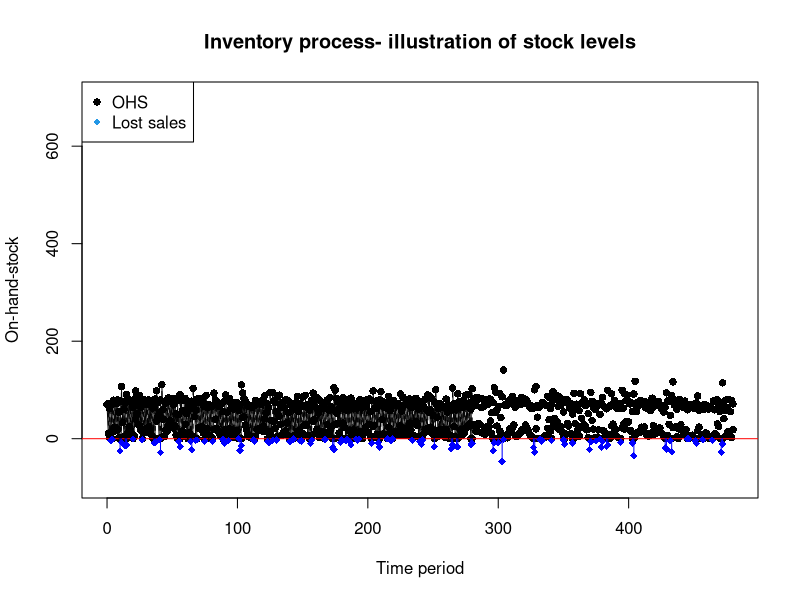
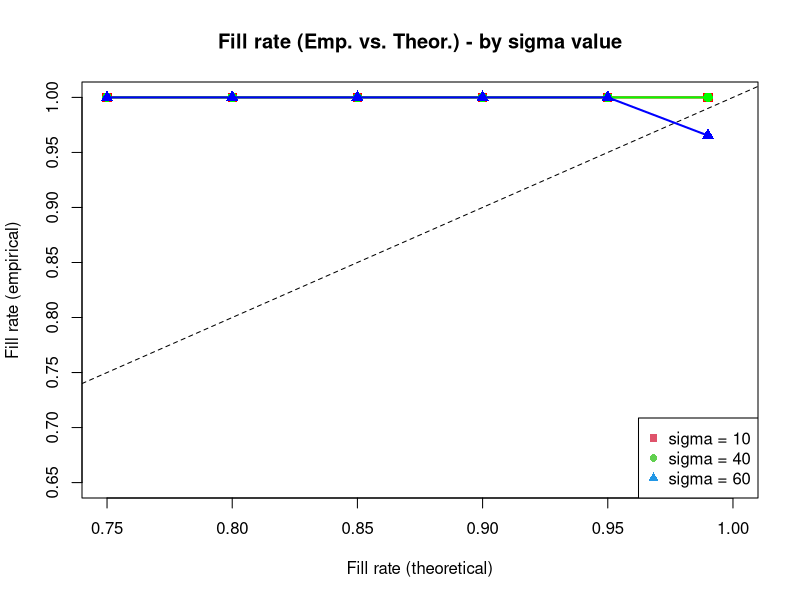
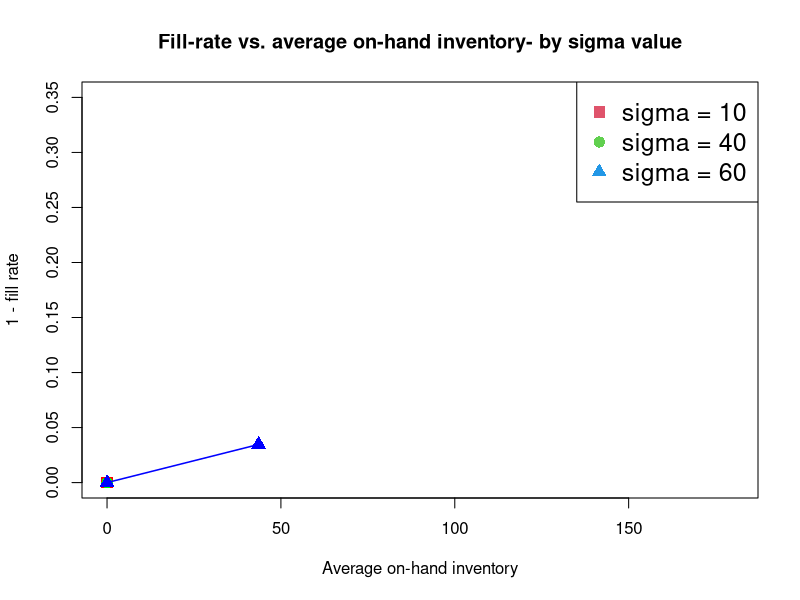
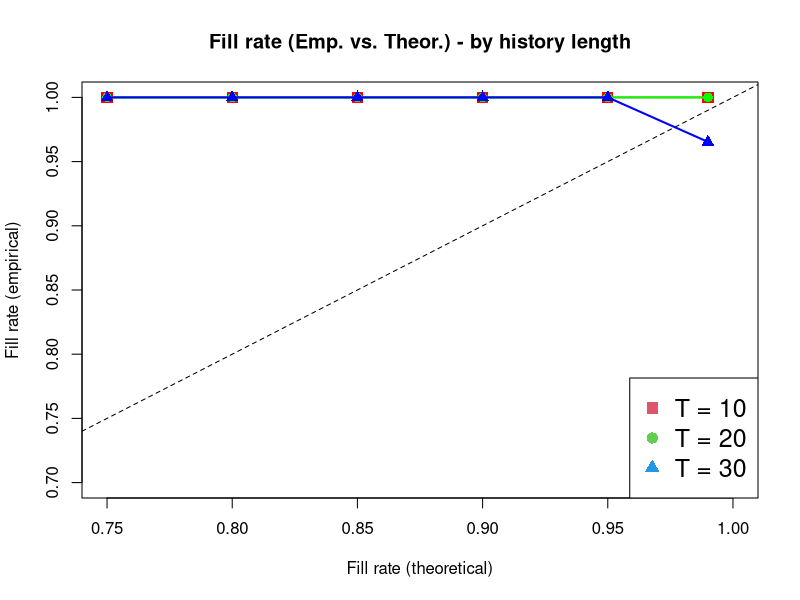
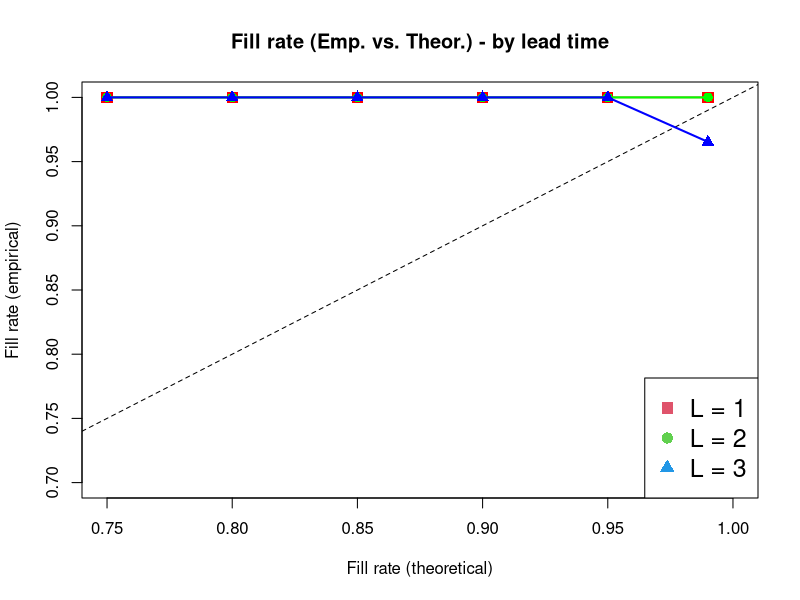
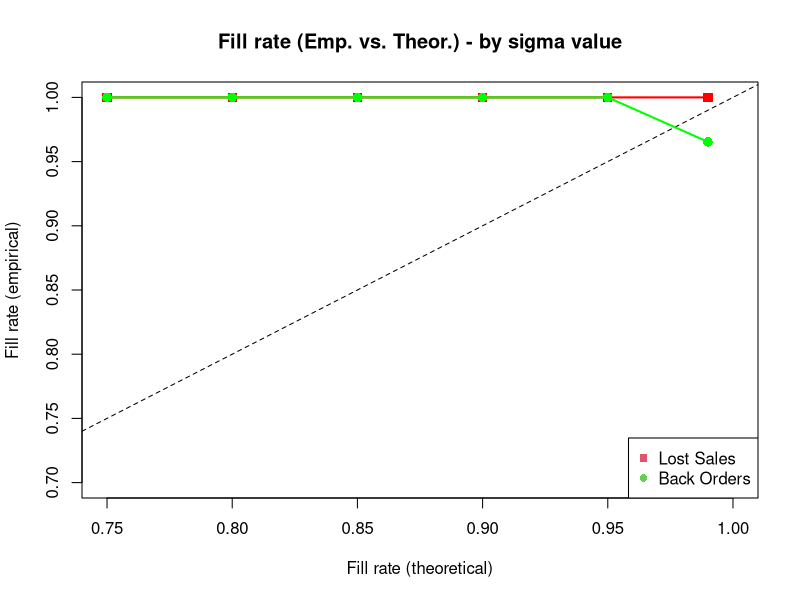

The R script that drew these images, in order:
# Inventory simulations

#### 1: Implementing the (R,S) method on a simple (baseline + error) sales model ####
# R is the review period, we have it as 1 here

#### (a) Specific DGP (we call it model 1) ####

DGP_1 <- function(baseline, sigma, Length){
  
  errors <- rnorm(mean = 0, sd = sigma, n = Length)
  dataseries <- errors + baseline ; dataseries[dataseries < 0] <- 0
  return(list(1,dataseries))
  
}

#### (b) Model estimation function (general) ####

get.parameter.estimates <- function(datalist,estL){
  
  if(datalist[[1]] == 1){
    N <- length(datalist[[2]])
    dataseries <- datalist[[2]][(N - estL + 1):N]
    baseline.est <- mean(dataseries) ; sigma.est <- sd(dataseries)
    parameter.estimates <- c(baseline.est,sigma.est)
    return(list(1,datalist[[2]],parameter.estimates,estL))
    
  }
  
}

#### (b.II) Calculating S ####

#### Fill rate ####

calculate.S.FR <- function(mu,sigma,R,L,fill.rate){
  PI <- R+L ; sigma.RL <- sqrt(PI * sigma^2) ; xhat.RL <- PI * mu
  ESPRC <- (1 - fill.rate) * xhat.RL ; Guk <- ESPRC/sigma.RL
  
  z <- sqrt(log(25/(Guk^2)))
  
  k <- (a[1] + (a[2] * z) + (a[3] * z^2) + (a[4] * z^3)) / (b[1] + (b[2] * z) + (b[3] * z^2) + (b[4] * z^3) + (b[5] * z^4))
  
  k <- k #+ 0.2
  
  SS <- k * sigma.RL ; S <- xhat.RL + SS
  
  return.vec <- c(S,xhat.RL,sigma.RL,k)
  return(return.vec)
}

#### CSL ####

calculate.S.CSL <- function(mu,sigma,R,L,CSL){
  PI <- R+L ; sigma.RL <- sqrt(PI * sigma^2) ; xhat.RL <- PI * mu
  CSLprop <- CSL/100 ; k <- qnorm(CSLprop)
  SS <- k * sigma.RL ; S <- xhat.RL + SS
  return.vec <- c(S,xhat.RL,sigma.RL,k)
  return(return.vec)
}

#### (c) Initialising the on-hand stock and inventory position ####

#### Fill rate ####

# values for calculation of k
a <- c(-5.3925569,5.6211054,-3.8836830,1.0897299)
b <- c(1,-0.72496485,0.507326622,0.0669136868,-0.00329129114)

initialise.inventory.sim.FR <- function(datalist,review.period,lead.time,fill.rate){
  
  R <- review.period ; L <- lead.time 
  if(datalist[[1]] == 1){
    
    mu <- datalist[[3]][1] ; sigma <- datalist[[3]][2]
    S <- calculate.S.FR(mu,sigma,R,L,fill.rate)
    
  }
  # Initialise IP and on-hand-stock
  
  xhat.RL <- S[2] ; sigma.RL <- S[3]
  
  order.size <- xhat.RL/(R+L) ; num.orders <- L ; periods.next <- 1# Assumption: R = 1
  Initial.IP <- S[1] ; Initial.OHS <- S[1] - (order.size * num.orders)
  Time.since.R <- 0 ; k <- S[4]
  
  orders <- numeric() ; order.times <- c(1:num.orders)
  for(j in 1:num.orders){
    orders[j] <- order.size ; 
  }
  return(list(1,datalist[[2]],datalist[[3]],estL,review.period,lead.time,fill.rate,orders,order.times,periods.next,Initial.IP,Initial.OHS,Time.since.R,k))
}

#### CSL ####

initialise.inventory.sim.CSL <- function(datalist,review.period,lead.time,CSL){
  
  R <- review.period ; L <- lead.time 
  if(datalist[[1]] == 1){
    
    mu <- datalist[[3]][1] ; sigma <- datalist[[3]][2]
    S <- calculate.S.CSL(mu,sigma,R,L,CSL)
    
  }
  # Initialise IP and on-hand-stock
  
  xhat.RL <- S[2] ; sigma.RL <- S[3]
  
  order.size <- xhat.RL/(R+L) ; num.orders <- L ; periods.next <- 1# Assumption: R = 1
  Initial.IP <- S[1] ; Initial.OHS <- S[1] - (order.size * num.orders)
  Time.since.R <- 0 ; k <- S[4]
  
  orders <- numeric() ; order.times <- c(1:num.orders)
  for(j in 1:num.orders){
    orders[j] <- order.size ; 
  }
  return(list(1,datalist[[2]],datalist[[3]],estL,review.period,lead.time,CSL,orders,order.times,periods.next,Initial.IP,Initial.OHS,Time.since.R,k))
}



#### (d) Loop the inventory replenishment process ####

#### Fill rate ####

simulate.inventory.process.FR <- function(datachunk){
  
  if(datachunk[[1]] == 1){
    data <- datachunk[[2]] ;  mu <- datachunk[[3]][1] ; sigma <- datachunk[[3]][2] ; estL <- datachunk[[4]] ; R <- datachunk[[5]]
    L <- datachunk[[6]] ; FR <- datachunk[[7]] ; orders <- datachunk[[8]] ; order.times <- datachunk[[9]]
    periods.next <- datachunk[[10]] ; IP <- datachunk[[11]] ; OHS <- datachunk[[12]] ; Time.since.R <- datachunk[[13]]
    
    N <- length(data) - estL
    data.holdout <- data[(estL + 1):length(data)]
    
    lostdemand <- numeric(N)
    mus <- numeric(N)
    sigmas <- numeric(N)
    IPs <- numeric(N)
    OHS.As <- numeric(N)
    OHS.Bs <- numeric(N)
    Ss <- numeric(N)
    ordersizes <- numeric(N)
    ks <- numeric(N)
    backorders <- 0
    backtrack <- numeric(N)
    back <- TRUE
    
    for(i in 1:N){
      
      # Observe demand
      data.fulfilled <- min(OHS, backorders + data.holdout[i])
      lostdemand[i] <- min(OHS - data.holdout[i] - backorders,0) ; OHS <- max(OHS - data.holdout[i] - backorders, 0)
      
      ## BACKORDERS SECTION ##
      
      if(back == TRUE){
      
        if(lostdemand[i] < 0){
          backorders <- abs(lostdemand[i])
        }
      
        if(lostdemand[i] == 0){
          backorders <- 0
        }
      
        backtrack[i] <- backorders
      }
      
      ##                    ##
      
      OHS.As[i] <- OHS
      # Receive any orders
      order.times <- order.times - 1
      if(order.times[1] == 0){
        OHS <- OHS + orders[1] ; orders <- orders[-1] ; order.times <- order.times[-1]
        OHS.Bs[i] <- OHS
      }
      
      # Consider a replenishment
      Time.since.R <- Time.since.R + 1
      if(R == Time.since.R){
        new.param.ests <- get.parameter.estimates(datalist = list(1,data[1:(estL + i)]),estL = estL)
        mu <- new.param.ests[[3]][1] ; sigma <- new.param.ests[[3]][2] ; mus[i] <- mu ; sigmas[i] <- sigma
        newS <- calculate.S.FR(mu,sigma,R,L,fill.rate)
        S <- newS[1] + backorders ; xhat.RL <- newS[2] ; sigma.RL <- newS[3] ; Ss[i] <- S ; ks[i] <- newS[4]
        IP <- OHS + sum(orders) - backorders ; IPs[i] <- IP
        order.size <- max(S - IP,0) ; ordersizes[i] <- order.size
        t <- length(order.times) ; orders[[(t+1)]] <- order.size ; order.times[(t+1)] <- L
        Time.since.R <- 0
      }
      
    }

  }
  
  output <- list(lostdemand,sigmas,mus,IPs,OHS.As,OHS.Bs,Ss,ordersizes,ks,backtrack)
  return(output)
}

#### CSL ####

simulate.inventory.process.CSL <- function(datachunk){
  
  if(datachunk[[1]] == 1){
    data <- datachunk[[2]] ;  mu <- datachunk[[3]][1] ; sigma <- datachunk[[3]][2] ; estL <- datachunk[[4]] ; R <- datachunk[[5]]
    L <- datachunk[[6]] ; CSL <- datachunk[[7]] ; orders <- datachunk[[8]] ; order.times <- datachunk[[9]]
    periods.next <- datachunk[[10]] ; IP <- datachunk[[11]] ; OHS <- datachunk[[12]] ; Time.since.R <- datachunk[[13]]
    
    N <- length(data) - estL
    data.holdout <- data[(estL + 1):length(data)]
    
    lostdemand <- numeric(N)
    mus <- numeric(N)
    sigmas <- numeric(N)
    IPs <- numeric(N)
    OHS.As <- numeric(N)
    OHS.Bs <- numeric(N)
    Ss <- numeric(N)
    ordersizes <- numeric(N)
    ks <- numeric(N)
    backorders <- 0
    backtrack <- numeric(N)
    back <- TRUE
    
    for(i in 1:N){
      
      # Observe demand
      data.fulfilled <- min(OHS, backorders + data.holdout[i])
      lostdemand[i] <- min(OHS - data.holdout[i] - backorders,0) ; OHS <- max(OHS - data.holdout[i] - backorders, 0)
      
      ## BACKORDERS SECTION ##
      
      if(back == TRUE){
        
        if(lostdemand[i] < 0){
          backorders <- abs(lostdemand[i])
        }
        
        if(lostdemand[i] == 0){
          backorders <- 0
        }
        
        backtrack[i] <- backorders
      }
      
      ##                    ##
      
      OHS.As[i] <- OHS
      # Receive any orders
      order.times <- order.times - 1
      if(order.times[1] == 0){
        OHS <- OHS + orders[1] ; orders <- orders[-1] ; order.times <- order.times[-1]
        OHS.Bs[i] <- OHS
      }
      
      # Consider a replenishment
      Time.since.R <- Time.since.R + 1
      if(R == Time.since.R){
        new.param.ests <- get.parameter.estimates(datalist = list(1,data[1:(estL + i)]),estL = estL)
        mu <- new.param.ests[[3]][1] ; sigma <- new.param.ests[[3]][2] ; mus[i] <- mu ; sigmas[i] <- sigma
        newS <- calculate.S.CSL(mu,sigma,R,L,CSL)
        S <- newS[1] + backorders ; xhat.RL <- newS[2] ; sigma.RL <- newS[3] ; Ss[i] <- S ; ks[i] <- newS[4]
        IP <- OHS + sum(orders) - backorders ; IPs[i] <- IP
        order.size <- max(S - IP,0) ; ordersizes[i] <- order.size
        t <- length(order.times) ; orders[[(t+1)]] <- order.size ; order.times[(t+1)] <- L
        Time.since.R <- 0
      }
      
    }
    
  }
  
  output <- list(lostdemand,sigmas,mus,IPs,OHS.As,OHS.Bs,Ss,ordersizes,ks,backtrack)
  return(output)
}

#### 2. Running the simulation ####

#### Fill Rate ####

set.seed(4052)

coverages <- numeric(500)
inventories <- numeric(500)
Saverage <- numeric(500)
ks.overall <- numeric(500)

for(i in 1:500){
    
  baseline = 60 ; sigma = 10 ; Length = 52 ; estL = 20
  R = 1 ; L = 1 ; fill.rate = 0.99
  data <- DGP_1(baseline,sigma,Length)
  datalist <- get.parameter.estimates(datalist = data,estL)
  datachunk <- initialise.inventory.sim.FR(datalist,R,L,fill.rate)
  process <- simulate.inventory.process.FR(datachunk)
  
  # Coverage
  
  coverages[i] <- mean(process[[1]])/60
  #coverages[i] <- mean(process[[1]][33:84])/600
  #coverages[i] <- mean(process[[1]][1033:1084])/600
  
  # Average inventory held
  
  ohsproc <- c(rbind(process[[5]],process[[6]])) ; ohsproc <- c(datachunk[[12]],ohsproc)
  ohs.av <- numeric(length(process[[1]]))
  for(j in 1:(length(process[[1]]))){
    ohs.av[j] <- mean(ohsproc[(2*j - 1):(2*j)])
  }
  inventories[i] <- mean(ohs.av)
  
  # Ks
  
  ks <- process[[9]]
  ks.overall[i] <- mean(c(datachunk[[14]],ks))
  print(i)
  
}

#### CSL ####

set.seed(4052)

coverages <- numeric(500)
inventories <- numeric(500)
Saverage <- numeric(500)
ks.overall <- numeric(500)
cslprops.overall <- numeric(500)

for(i in 1:500){
  
  baseline = 60 ; sigma = 10 ; Length = 500 ; estL = 20
  R = 1 ; L = 1 ; CSL = 75
  data <- DGP_1(baseline,sigma,Length)
  datalist <- get.parameter.estimates(datalist = data,estL)
  datachunk <- initialise.inventory.sim.CSL(datalist,R,L,CSL)
  process <- simulate.inventory.process.CSL(datachunk)
  
  # Coverage
  
  coverages[i] <- mean(process[[1]])/60
  #coverages[i] <- mean(process[[1]][33:84])/600
  #coverages[i] <- mean(process[[1]][1033:1084])/600
  
  # Average inventory held
  
  ohsproc <- c(rbind(process[[5]],process[[6]])) ; ohsproc <- c(datachunk[[12]],ohsproc)
  ohs.av <- numeric(length(process[[1]]))
  for(j in 1:(length(process[[1]]))){
    ohs.av[j] <- mean(ohsproc[(2*j - 1):(2*j)])
  }
  inventories[i] <- mean(ohs.av)
  
  # Ks
  
  ks <- process[[9]]
  ks.overall[i] <- mean(c(datachunk[[14]],ks))
  print(i)
  
  cslprops.overall[i] <- (sum(process[[1]] < 0))/(length(process[[1]]))
  
}

#### Illustration plot ####

N <- length(process[[1]])

ohsproc <- c(rbind(process[[5]],process[[6]])) ; ohsproc <- c(datachunk[[12]],ohsproc)
seq1 <- c(0,rep(1:N,each = 2))

ohs.av <- numeric(N)
for(i in 1:N){
  ohs.av[i] <- mean(ohsproc[(2*i - 1):(2*i)])
}

plot(x = seq1, y = ohsproc,pch = 16, 
     ylim = c(-90, 700),
     xlab = "Time period", ylab = "On-hand-stock",
     main = "Inventory process- illustration of stock levels")
abline(h = 0, col = "red")
for(i in 1:280){
  lines(x = seq1[(2*i):(2*i + 1)], y = ohsproc[(2*i):(2*i + 1)],lty = 2)
}
for(i in 1:280){
  lines(x = seq1[(2*i - 1):(2*i)], y = ohsproc[(2*i - 1):(2*i)],lty = 1)
}
points(x = which(process[[1]] < 0), y = process[[1]][process[[1]] < 0 ], pch = 18, col = "blue")

pts1 <- which(process[[1]] < 0) ; pts2 <- process[[1]][process[[1]] < 0]

for(i in 1:(length(pts1))){
  lines(x = rep(pts1[i],2), y = c(0, pts2[i]),col = "blue")
}

legend("topleft",legend = c("OHS","Lost sales"),pch = c(16,18), col = c(1,4))

#### CASE 1 PLOTS ####

# Fill rate vs. sigma - use sigma1, sigma2, sigma3 as vectors for fillrate
# Use Sigma1, Sigma2, Sigma3 to store the average inventory carried

sigma1 <- numeric(6) ; sigma2 <- numeric(6) ; sigma3 <- numeric(6)
Sigma1 <- numeric(6) ; Sigma2 <- numeric(6) ; Sigma3 <- numeric(6)

sigma3[6] <- mean(coverages)
Sigma3[6] <- mean(inventories)

empfr1 <- 1+ sigma1 ; empfr2 <- 1 + sigma2 ; empfr3 <- 1 + sigma3

# Plot - empirical vs theor FR by sigma value

frseq <- c(0.75,0.8,0.85,0.9,0.95,0.99)
plot(x = frseq, y = empfr1, ylim = c(0.65,1), xlim = c(0.75, 1), pch = 15, cex = 1.25, lwd = 2, type = "o",col = "red",
     xlab = "Fill rate (theoretical)", ylab = "Fill rate (empirical)", main = "Fill rate (Emp. vs. Theor.) - by sigma value")
abline(a = 0, b = 1, col = "black",lty = 2)
lines(x = frseq, y = empfr2, pch = 16, cex=  1.25, lwd = 2, col = "green",type= "o")
lines(x = frseq, y = empfr3, pch = 17, cex=  1.25, lwd = 2, col = "blue",type= "o")

legend("bottomright", legend = c("sigma = 10","sigma = 40","sigma = 60"),pch = c(15,16,17),
       col = c(2,3,4))

# Plot - Emp. fill rate vs. average OHI

e1 <- 1 - empfr1 ; e2 <- 1 - empfr2 ; e3 <- 1 - empfr3
plot(y = e1, x = Sigma1,type= "o",ylim = c(0,0.35),xlim = c(0,180),ylab = "1 - fill rate",
     xlab = "Average on-hand inventory", main = "Fill-rate vs. average on-hand inventory- by sigma value",
     col = "red", pch = 15, lwd = 1.5, cex = 1.5)
lines(y = e2, x = Sigma2, type = "o",col = "green", pch = 16, lwd = 1.5, cex = 1.5)
lines(y = e3, x = Sigma3, type = "o",col = "blue", pch = 17, lwd = 1.5, cex = 1.5)

legend("topright", legend = c("sigma = 10","sigma = 40","sigma = 60"),pch = c(15,16,17),
       col = c(2,3,4),cex = 1.5)

#### CASE 1 PLOTS continued ####

# Plot history length against fill rate
# Use Hist1, Hist2, Hist 3 for history lengths. Sigma = 60
hist1 <- numeric(6) ; hist2 <- numeric(6) ; hist3 <- numeric(6)

hist3[6] <- mean(coverages)

empfr1 <- 1+ hist1 ; empfr2 <- 1 + hist2 ; empfr3 <- 1 + hist3

frseq <- c(0.75,0.8,0.85,0.9,0.95,0.99)
plot(x = frseq, y = empfr1, ylim = c(0.7,1), xlim = c(0.75, 1), pch = 15, cex = 1.5, lwd = 1.5, type = "o",col = "red",
     xlab = "Fill rate (theoretical)", ylab = "Fill rate (empirical)", main = "Fill rate (Emp. vs. Theor.) - by history length")
abline(a = 0, b = 1, col = "black",lty = 2)
lines(x = frseq, y = empfr2, pch = 16, cex=  1.25, lwd = 2, col = "green",type= "o")
lines(x = frseq, y = empfr3, pch = 17, cex=  1.25, lwd = 2, col = "blue",type= "o")

legend("bottomright", legend = c("T = 10","T = 20","T = 30"),pch = c(15,16,17),
       col = c(2,3,4),cex = 1.5)


#### Plot history length against lead time ####
# Use Hist1, Hist2, Hist 3 for history lengths. Sigma = 60
lead1 <- numeric(6) ; lead2 <- numeric(6) ; lead3 <- numeric(6)

lead3[6] <- mean(coverages)

empfr1 <- 1+ lead1 ; empfr2 <- 1 + lead2 ; empfr3 <- 1 + lead3

frseq <- c(0.75,0.8,0.85,0.9,0.95,0.99)
plot(x = frseq, y = empfr1, ylim = c(0.7,1), xlim = c(0.75, 1), pch = 15, cex = 1.5, lwd = 1.5, type = "o",col = "red",
     xlab = "Fill rate (theoretical)", ylab = "Fill rate (empirical)", main = "Fill rate (Emp. vs. Theor.) - by lead time")
abline(a = 0, b = 1, col = "black",lty = 2)
lines(x = frseq, y = empfr2, pch = 16, cex=  1.25, lwd = 2, col = "green",type= "o")
lines(x = frseq, y = empfr3, pch = 17, cex=  1.25, lwd = 2, col = "blue",type= "o")

legend("bottomright", legend = c("L = 1","L = 2","L = 3"),pch = c(15,16,17),
       col = c(2,3,4),cex = 1.5)
#### Manual k-calibration case ####
k.adj <- c(0,0.1,0.2,0.3,0.4,0.5)
#### Backorders case ####
# Use sigma1 vector from earlier plot
back.sigma1 <- numeric(6)

back.sigma1[6] <- mean(coverages)
empfr1 <- 1+ sigma1 ; empfr2 <- 1 + back.sigma1

frseq <- c(0.75,0.8,0.85,0.9,0.95,0.99)
plot(x = frseq, y = empfr1, ylim = c(0.7,1), xlim = c(0.75, 1), pch = 15, cex = 1.25, lwd = 2, type = "o",col = "red",
     xlab = "Fill rate (theoretical)", ylab = "Fill rate (empirical)", main = "Fill rate (Emp. vs. Theor.) - by sigma value")
abline(a = 0, b = 1, col = "black",lty = 2)
lines(x = frseq, y = empfr2, pch = 16, cex=  1.25, lwd = 2, col = "green",type= "o")

legend("bottomright", legend = c("Lost Sales","Back Orders"),pch = c(15,16),
       col = c(2,3))

#### CSL Plots ####

# CSLvals <- c(95,85,75) # sigma vals <- c(10,40,60)
CSL1 <- numeric(3) ; CSL2 <- numeric(3) ; CSL3 <- numeric(3)

CSL[1] <- 100* mean(cslprops.overall)



